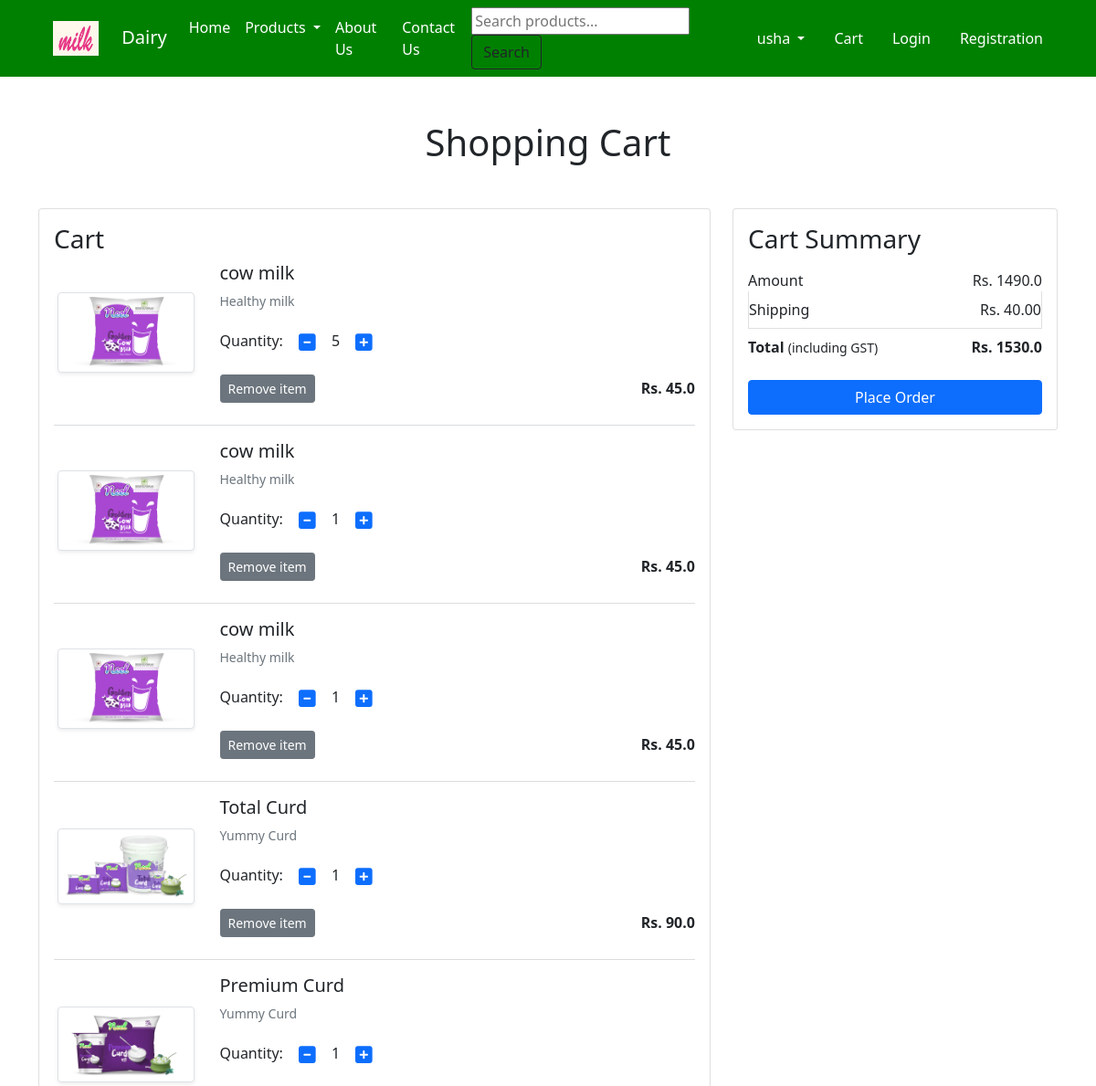
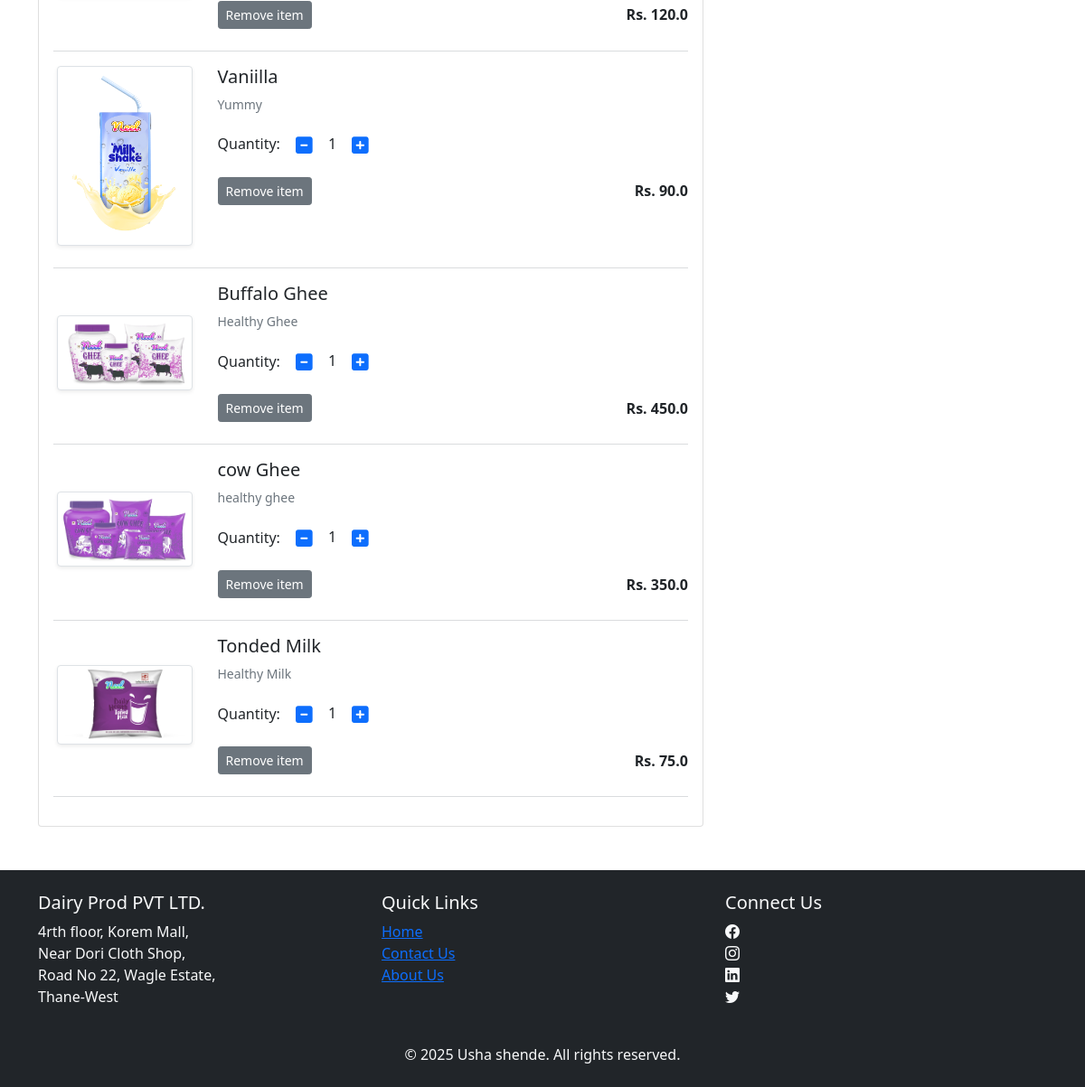
The app's page /cart/ (signed in) with its own data (2 pictures, top to bottom).
### app/models.py (models this page shows, shortened)
class Cart(models.Model):
 user = models.ForeignKey(User, on_delete=models.CASCADE)
 product = models.ForeignKey(Product, on_delete=models.CASCADE)
 quantity = models.PositiveIntegerField(default=1)

class Product(models.Model):
 title = models.CharField(max_length=100)
 selling_price = models.FloatField()
 discounted_price = models.FloatField()
 description = models.TextField()
 brand = models.CharField(max_length=100)
 category = models.CharField( choices=CATEGORY_CHOICES, max_length=2)
 product_image = models.ImageField(upload_to='productimg')

### app/views.py (the view)
# urls.py: path('cart/', views.show_cart, name='showcart'),
def show_cart(request):
    user = request.user
    cart = Cart.objects.filter(user=user)
    amount = 0
    for p in cart:
        value = p.quantity * p.product.discounted_price
        amount = amount + value
        totalamount = amount + 40
    return render(request, 'app/addtocart.html', locals())

### app/templates/app/addtocart.html (shortened to what this page needs)
{% extends 'app/base.html' %}
{% load static %}
{% block main-content %}
<div class="container my-5">
  <div class="row">
    {% if cart %}
      <h1 class="text-center mb-5">Shopping Cart</h1>
      <div class="col-sm-8">
        <div class="card">
          <div class="card-body">
            <h3>Cart</h3>
            {% for item in cart %}
            <div class="row mb-4">
              <div class="col-sm-3 text-center align-self-center">
                <img src="{{ item.product.product_image.url }}" alt="{{ item.product.title }}"
                     class="img-fluid img-thumbnail shadow-sm" height="150" width="150">
              </div>
              <div class="col-sm-9">
                <h5>{{ item.product.title }}</h5>
                <p class="mb-2 text-muted small">{{ item.product.description }}</p>
                <div class="my-3">
                  <label for="quantity">Quantity:</label>
                  <a href="{% url 'decrease_quantity' item.id %}" class="btn btn-link">
                    <i class="fas fa-minus-square fa-lg"></i>
                  </a>
                  <span>{{ item.quantity }}</span>
                  <a href="{% url 'increase_quantity' item.id %}" class="btn btn-link">
                    <i class="fas fa-plus-square fa-lg"></i>
                  </a>
                </div>
                <div class="d-flex justify-content-between align-items-center">
                  <a href="{% url 'remove_from_cart' item.id %}" class="btn btn-sm btn-secondary">Remove item</a>
                  <p class="mb-0">
                    <strong>Rs. {{ item.product.discounted_price }}</strong>
                  </p>
                </div>
              </div>
            </div>
            <hr class="text-muted">
            {% endfor %}
          </div>
        </div>
      </div>
      <div class="col-sm-4">
        <div class="card">
          <div class="card-body">
            <h3>Cart Summary</h3>
            <ul class="list-group">
              <li class="list-group-item d-flex justify-content-between align-items-center border-0 px-0 pb-0">
                Amount <span>Rs. {{ amount }}</span>
              </li>
              <li class="list-group-item d-flex justify-content-between align-items-center px-0">
                Shipping <span>Rs. 40.00</span>
              </li>
              <li class="list-group-item d-flex justify-content-between align-items-center border-0 px-0 mb-3">
                <div>
                  <strong>Total</strong> <small>(including GST)</small>
                </div>
                <span><strong>Rs. {{ totalamount }}</strong></span>
              </li>
            </ul>
            <div class="d-grid">
              <a href="{% url 'checkout' %}" class="btn btn-primary btn-block">Place Order</a>
            </div>
          </div>
        </div>
      </div>
    {% else %}
      <h1 class="text-center mb-5">Your Cart is Empty</h1>
    {% endif %}
  </div>
</div>
{% endblock main-content %}

### app/templates/app/base.html (shortened to what this page needs)
<!doctype html>
{% load static %}
<html lang="en">
  <head>
    <link href="https://cdn.jsdelivr.net/npm/bootstrap-icons/font/bootstrap-icons.css" rel="stylesheet">
    <link href="https://cdn.jsdelivr.net/npm/bootstrap@5.0.0-beta1/dist/css/bootstrap.min.css" rel="stylesheet">
    <link rel="stylesheet" href="{% static 'app/css/owl.carousel.min.css' %}">
    <link rel="stylesheet" href="{% static 'app/css/all.min.css' %}">
    <link rel="stylesheet" href="{% static 'app/css/style.css' %}">
  </head>
  <body>
    <nav class="navbar navbar-expand-lg navbar-dark" style="background-color:green;">
      <div class="container">
       <a class="navbar-brand" href="#"><a class="navbar-brand" href="#">
        <img href="" src="{% static 'app/images/product/milk-logo.png' %}" alt="Dairy Logo" style="width: 50px; height: auto; margin-right: 20px;">
        Dairy
    </a>
    </a>
       <div class="collapse navbar-collapse" id="navbarSupportedContent">
         <ul class="navbar-nav me-auto mb-2 mb-lg-0">
           <li class="nav-item">
             <a class="nav-link active" aria-current="page" href="/">Home</a>
           </li>
           <li class="nav-item dropdown">
             <a class="nav-link dropdown-toggle text-white" href="#" id="electronicsDropdown" role="button" data-bs-toggle="dropdown" aria-expanded="false">
              Products
             </a>
           </li>
           <li class="nav-item">
            <a class="nav-link active" aria-current="page" href="{% url 'about' %}">About Us</a>
          </li>
          <li class="nav-item">
            <a class="nav-link active" aria-current="page" href="{% url 'contact' %}">Contact Us</a>
          </li>
             </ul>
         <form method="get" action="{% url 'search' %}">
          <input type="text" name="search" placeholder="Search products..." required />
          <button type="submit" class="btn btn-outline-dark">Search</button>
      </form>
         <div>
          <ul class="navbar-nav me-auto mb-2 mb-lg-0">
           <li class="nav-item dropdown mx-2">
              <a class="nav-link dropdown-toggle text-white" href="#" id="profileDropdown" role="button" data-bs-toggle="dropdown" aria-expanded="false">
                usha
              </a>
            </li>
            <li class="nav-item mx-2">
             <a href="{% url 'add-to-cart' %}" class="nav-link text-white"> Cart </a>
            </li>
            <li class="nav-item mx-2">
             <a href="{% url 'login' %}" class="nav-link text-white">Login</a>
            </li>
            <li class="nav-item mx-2">
             <a href="{% url 'customerregistration' %}" class="nav-link text-white">Registration</a>
            </li>
          </ul>
         </div>
       </div>
     </div>
    </nav>
    {% block main-content %} {% endblock main-content %}
    <footer class="bg-dark text-light py-4">
      <div class="container">
        <div class="row">
          <div class="col-md-4">
            <h5>Dairy Prod PVT LTD.</h5>
            <p>
              4rth floor, Korem Mall, <br>
              Near Dori Cloth Shop, <br>
              Road No 22, Wagle Estate, <br>
              Thane-West
            </p>
          </div>
          <div class="col-md-4">
            <h5>Quick Links</h5>
            <ul class="list-unstyled">
              <li><a href="{% url 'home' %}" class="footer-link">Home</a></li>
              <li><a href="{% url 'contact' %}" class="footer-link">Contact Us</a></li>
              <li><a href="{% url 'about' %}" class="footer-link">About Us</a></li>
            </ul>
          </div>
          <div class="col-md-4">
            <h5>Connect Us</h5>
            <a href="https://www.facebook.com/" target="_blank" class="text-light me-3"><i class="bi bi-facebook"></i></a><br>
            <a href="https://www.instagram.com/accounts/login/?hl=en" target="_blank" class="text-light me-3"><i class="bi bi-instagram"></i></a><br>
            <a href="https://in.linkedin.com/" target="_blank" class="text-light me-3"><i class="bi bi-linkedin"></i></a><br>
            <a href="https://x.com/?lang=en" target="_blank" class="text-light"><i class="bi bi-twitter"></i></a>
          </div>
          <div style="text-align: center;"><br>
            &copy; 2025 Usha shende. All rights reserved.
        </div>
        </div>
      </div>
    </footer>
  </body>
</html>

### records on screen
Cart: product.product_image (picture), product "cow milk", product.description "Healthy milk", quantity "5", product.discounted_price "45.0"
Cart: product.product_image (picture), product "cow milk", product.description "Healthy milk", quantity "1", product.discounted_price "45.0"
Cart: product.product_image (picture), product "cow milk", product.description "Healthy milk", quantity "1", product.discounted_price "45.0"
Cart: product.product_image (picture), product "Total Curd", product.description "Yummy Curd", quantity "1", product.discounted_price "90.0"
Cart: product.product_image (picture), product "Premium Curd", product.description "Yummy Curd", quantity "1", product.discounted_price "120.0"
Cart: product.product_image (picture), product "Vaniilla", product.description "Yummy", quantity "1", product.discounted_price "90.0"
Cart: product.product_image (picture), product "Buffalo Ghee", product.description "Healthy Ghee", quantity "1", product.discounted_price "450.0"
Cart: product.product_image (picture), product "cow Ghee", product.description "healthy ghee", quantity "1", product.discounted_price "350.0"
Cart: product.product_image (picture), product "Tonded Milk", product.description "Healthy Milk", quantity "1", product.discounted_price "75.0"

### other values on screen
{{ amount }} "1490.0"
{{ totalamount }} "1530.0"
